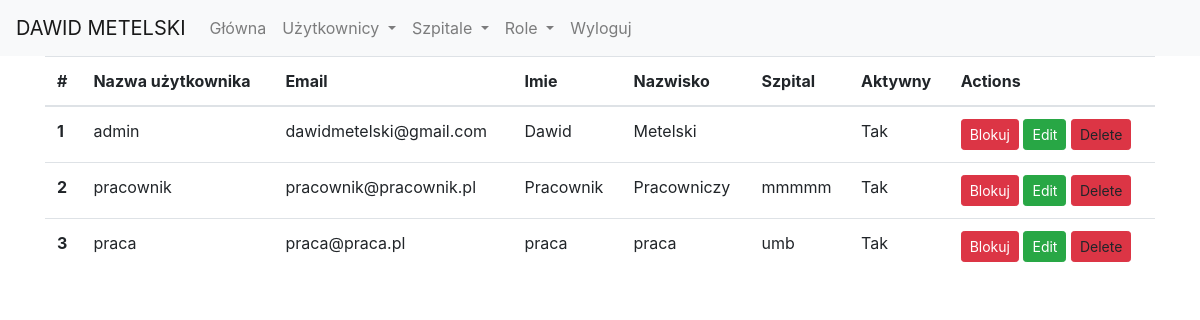
Screenshot of /users (signed in) with the database file from the repository.
### models.py (models this page shows, shortened)
class User(db.Model, UserMixin):
    id = db.Column(db.Integer, primary_key=True)
    name = db.Column(db.String(50), unique=True)
    password = db.Column(db.String(100))
    first_name = db.Column(db.String(50))
    last_name = db.Column(db.String(50))
    email = db.Column(db.String(50), unique=True)
    is_active = db.Column(db.Boolean, default=True)
    hospital_id = db.Column(db.Integer, db.ForeignKey('hospital.id'))
    role_id = db.Column(db.Integer, db.ForeignKey('role.id'))
    def is_admin(self):
        if self.role.name == 'Administrator':
            return True
        return False

class Hospital(db.Model):
    id = db.Column(db.Integer, primary_key=True)
    name = db.Column(db.String(50), unique=True)
    user = db.relationship('User', backref='hospital', lazy='dynamic')

### app.py (the view)
@app.route('/users')
@login_required
@is_admin_required
def users():
    users = User.query.all()
    return render_template('user/users.html', users = users)

### app.py (called while the page is built)
@login_manager.user_loader
def load_user(id):
    return User.query.filter(User.id == id).first()

def is_admin_required(f):
    @wraps(f)
    def decorated_function(*args, **kwargs):
        if not current_user.is_authenticated or not current_user.is_admin():
            flash('Akcja dostępna tylko dla administratorów.', 'warning')
            return redirect(url_for('index'))
        return f(*args, **kwargs)
    return decorated_function

### templates/user/users.html (shortened to what this page needs)
{% extends "base.html" %}
{% block content %}
    <div class="container">
        <table class="table">
            <thead>
            <tr>
                <th scope="col">#</th>
                <th scope="col">Nazwa użytkownika</th>
                <th scope="col">Email</th>
                <th scope="col">Imie</th>
                <th scope="col">Nazwisko</th>
                <th scope="col">Szpital</th>
                <th scope="col">Aktywny</th>
                <th scope="col">Actions</th>
            </tr>
            </thead>
            <tbody>
            {% for user in users %}
            <tr>
                <th scope="row">{{ user.id }}</th>
                <td>{{ user.name }}</td>
                <td>{{ user.email }}</td>
                <td>{{ user.first_name }}</td>
                <td>{{ user.last_name }}</td>
                <td>{{ user.hospital.name }}</td>
                <td>{{ 'Tak' if user.is_active else 'Nie' }}</td>
                <td>
                    <a href="{{ url_for('change_user_status', user_id=user.id) }}" class="btn btn-{{ 'danger' if user.is_active else 'success' }} btn-sm" role="button">{{ 'Blokuj' if user.is_active else 'Aktywuj' }}</a>
                    <a href="{{ url_for('edit_user', user_id=user.id) }}" class="btn btn-success btn-sm" role="button">Edit</a>
                    <a type="button" class="btn btn-danger btn-sm delete-confirm"
                       data-toggle="modal" data-target="#confirmDeleteModal"
                       data-desc="{{ 'Delete user {}?'.format(user.name) }}"
                       data-url="{{ url_for('delete_user', user_id=user.id) }}">
                        Delete
                    </a>
                </td>
            </tr>
            {% endfor %}
            </tbody>
        </table>
    </div>
{% endblock %}

### templates/base.html (shortened to what this page needs)
{% from "macros.html" import show_all_message, show_all_flash_messages %}
<!doctype html>
<html lang="en">
  <head>
    <link rel="stylesheet" href="https://cdn.jsdelivr.net/npm/bootstrap@4.0.0/dist/css/bootstrap.min.css">
  </head>
  <body>
    {%include "menu.html" %}
    {% block content %} {% endblock %}
  </body>
</html>

### templates/menu.html (shortened to what this page needs)
<nav class="navbar navbar-expand-lg navbar-light bg-light">
    <a class="navbar-brand" href="{{ url_for('index') }}">DAWID METELSKI</a>
    <div class="collapse navbar-collapse" id="navbarSupportedContent">
      <ul class="navbar-nav mr-auto">
        <li class="nav-item">
          <a class="nav-link {{ 'active' if active_menu=='home' }}" href="{{ url_for('index') }}">Główna</a>
        </li>
        {% if current_user.is_authenticated and current_user.is_admin() %}
        <li class="nav-item dropdown">
          <a class="nav-link dropdown-toggle" href="#" id="navbarDropdown" role="button"
          data-toggle="dropdown" aria-expanded="false">
          Użytkownicy
          </a>
        </li>
        {% endif %}
        {% if current_user.is_authenticated and current_user.is_admin() %}
        <li class="nav-item dropdown">
          <a class="nav-link dropdown-toggle" href="#" id="navbarDropdown" role="button"
          data-toggle="dropdown" aria-expanded="false">
          Szpitale
          </a>
        </li>
        {% endif %}
        {% if current_user.is_authenticated and current_user.is_admin() %}
        <li class="nav-item dropdown">
          <a class="nav-link dropdown-toggle" href="#" id="navbarDropdown" role="button"
          data-toggle="dropdown" aria-expanded="false">
          Role
          </a>
        </li>
        {% endif %}
        {% if current_user.is_authenticated %}
        <li class="nav-item">
          <a class="nav-link {{ 'active' if active_menu=='logout' }}" href="{{ url_for('logout') }}">Wyloguj</a>
        </li>
        {% endif %}
      </ul>
    </div>
  </nav>

### rows the page displays
User: id "1", name "admin", email "dawidmetelski@gmail.com", first_name "Dawid", last_name "Metelski", is_active "Tak", is_active "Blokuj"
User: id "2", name "pracownik", email "pracownik@pracownik.pl", first_name "Pracownik", last_name "Pracowniczy", hospital.name "mmmmm", is_active "Tak", is_active "Blokuj"
User: id "3", name "praca", email "praca@praca.pl", first_name "praca", last_name "praca", hospital.name "umb", is_active "Tak", is_active "Blokuj"
